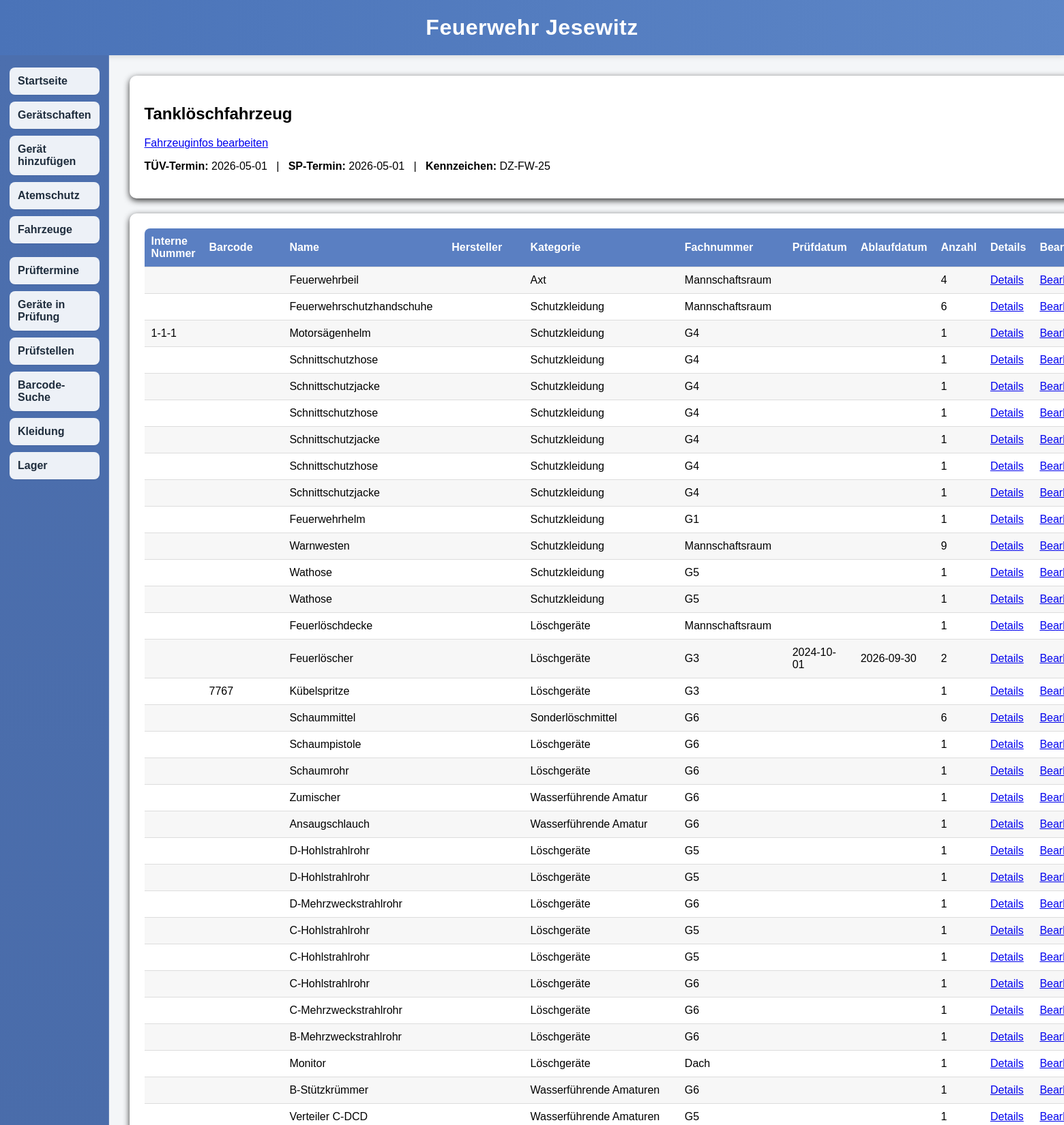
/fahrzeug/tlf (upper part), run on the app's committed database.
### tables this page shows
CREATE TABLE fahrzeuge (
    id INTEGER PRIMARY KEY AUTOINCREMENT,
    schluessel TEXT NOT NULL UNIQUE,
    name TEXT NOT NULL,
    tuev_termin TEXT,
    sp_termin TEXT,
    kennzeichen TEXT,
    schlauchwechsel TEXT
);

CREATE TABLE geraete (
    id INTEGER PRIMARY KEY AUTOINCREMENT,
    interne_nummer TEXT,
    name TEXT,
    kategorie TEXT,
    fahrzeug TEXT,
    fachnummer TEXT,
    pruefdatum TEXT,
    ablaufdatum TEXT,
    anzahl INTEGER,
    bemerkung TEXT,
    hersteller TEXT,
    barcode TEXT
, pruefstatus TEXT DEFAULT 'frei', pruefstelle TEXT, pruefauftrag_datum TEXT);

### app.py (the view)
@app.route("/fahrzeug/<name>")
def fahrzeug(name):
    df = lade_geraete_aus_db()
    mapping = {
        "tlf": ("TLF", "Tanklöschfahrzeug", "fahrzeug"),
        "lf": ("LF", "Löschgruppenfahrzeug", "fahrzeug"),
        "schlauchanhaenger": ("SA", "Schlauchanhänger", "schlauch"),
        "ts": ("TSA", "Tragkraftspritzenanhänger", "none"),
        "boot": ("BoA", "Boot-Anhänger", "none"),
    }
    if name not in mapping:
        return f"Unbekanntes Fahrzeug: {name}"
    fahrzeug_name, titel, typ = mapping[name]
    df = df[df["fahrzeug"] == fahrzeug_name]
    daten = df.to_dict(orient="records")
    fahrzeugdaten = lade_fahrzeugdaten(name)
    return render_template(
        "fahrzeug.html",
        daten=daten,
        titel=titel,
        typ=typ,
        schluessel=name,
        fahrzeugdaten=fahrzeugdaten
    )

### app.py (called while the page is built)
def lade_geraete_aus_db():
    verbindung = sqlite3.connect(DATENBANK)
    df = pd.read_sql_query("SELECT * FROM geraete", verbindung)
    verbindung.close()
    return df

def lade_fahrzeugdaten(schluessel):
    verbindung = sqlite3.connect(DATENBANK)
    verbindung.row_factory = sqlite3.Row
    cursor = verbindung.cursor()
    cursor.execute("SELECT * FROM fahrzeuge WHERE schluessel = ?", (schluessel,))
    fahrzeugdaten = cursor.fetchone()
    verbindung.close()
    return fahrzeugdaten

### templates/fahrzeug.html (shortened to what this page needs)
{% extends "base.html" %}
{% block content %}
<div class="box">
    <h2>{{ titel }}</h2>
    <p>
        <a href="/fahrzeug/{{ schluessel }}/bearbeiten">Fahrzeuginfos bearbeiten</a>
    </p>
    {% if typ == "fahrzeug" %}
        <p>
            <strong>TÜV-Termin:</strong> {{ fahrzeugdaten["tuev_termin"] or "—" }}
            &nbsp; | &nbsp;
            <strong>SP-Termin:</strong> {{ fahrzeugdaten["sp_termin"] or "—" }}
            &nbsp; | &nbsp;
            <strong>Kennzeichen:</strong> {{ fahrzeugdaten["kennzeichen"] or "—" }}
        </p>
    {% elif typ == "schlauch" %}
        <p>
            <strong>Schlauchwechsel durchgeführt:</strong> {{ fahrzeugdaten["schlauchwechsel"] or "—" }}
        </p>
    {% endif %}
</div>
<div class="box">
    <div class="table-wrapper">
        <table class="inventar-tabelle">
            <tr>
                <th>Interne Nummer</th>
                <th>Barcode</th>
                <th>Name</th>
                <th>Hersteller</th>
                <th>Kategorie</th>
                <th>Fachnummer</th>
                <th>Prüfdatum</th>
                <th>Ablaufdatum</th>
                <th>Anzahl</th>
                <th>Details</th>
                <th>Bearbeiten</th>
            </tr>
            {% for item in daten %}
            <tr>
                <td>{{ item["interne_nummer"] }}</td>
                <td>{{ item["barcode"] }}</td>
                <td>{{ item["name"] }}</td>
                <td>{{ item["hersteller"] }}</td>
                <td>{{ item["kategorie"] }}</td>
                <td>{{ item["fachnummer"] }}</td>
                <td>{{ item["pruefdatum"] }}</td>
                <td>{{ item["ablaufdatum"] }}</td>
                <td>{{ item["anzahl"] }}</td>
                <td><a href="/geraet/{{ item['id'] }}">Details</a></td>
                <td><a href="/geraet/{{ item['id'] }}/bearbeiten">Bearbeiten</a></td>
            </tr>
            {% endfor %}
        </table>
    </div>
</div>
{% endblock %}

### templates/base.html (style rules this page uses)
body { margin: 0; font-family: Arial, sans-serif; background-color: #f4f6f8; }
.box { background: white; padding: 22px; margin-bottom: 22px; border-radius: 10px; box-shadow: 0 3px 10px rgba(0,0,0,0.8); }
.table-wrapper { max-height: 60vh; overflow-y: auto; overflow-x: auto; border-radius: 8px; }
.inventar-tabelle { width: 100%; border-collapse: collapse; min-width: 1000px; background: white; }
.inventar-tabelle th { position: sticky; top: 0; background-color: #5a7fc2; color: white; z-index: 2; }
.inventar-tabelle th, .inventar-tabelle td { padding: 10px; text-align: left; border-bottom: 1px solid #ddd; }
.inventar-tabelle tr:nth-child(even) { background-color: #f7f7f7; }

### data on the page
fahrzeuge: name "Tanklöschfahrzeug", tuev_termin "2026-05-01", sp_termin "2026-05-01", kennzeichen "DZ-FW-25"
geraete: name "Feuerwehrbeil", kategorie "Axt", fachnummer "Mannschaftsraum", anzahl "4"
geraete: name "Feuerwehrschutzhandschuhe", kategorie "Schutzkleidung", fachnummer "Mannschaftsraum", anzahl "6"
geraete: interne_nummer "1-1-1", name "Motorsägenhelm", kategorie "Schutzkleidung", fachnummer "G4", anzahl "1"
geraete: name "Schnittschutzhose", kategorie "Schutzkleidung", fachnummer "G4", anzahl "1"
geraete: name "Schnittschutzjacke", kategorie "Schutzkleidung", fachnummer "G4", anzahl "1"
geraete: name "Schnittschutzhose", kategorie "Schutzkleidung", fachnummer "G4", anzahl "1"
geraete: name "Schnittschutzjacke", kategorie "Schutzkleidung", fachnummer "G4", anzahl "1"
geraete: name "Schnittschutzhose", kategorie "Schutzkleidung", fachnummer "G4", anzahl "1"
geraete: name "Schnittschutzjacke", kategorie "Schutzkleidung", fachnummer "G4", anzahl "1"
geraete: name "Feuerwehrhelm", kategorie "Schutzkleidung", fachnummer "G1", anzahl "1"
geraete: name "Warnwesten", kategorie "Schutzkleidung", fachnummer "Mannschaftsraum", anzahl "9"
geraete: name "Wathose", kategorie "Schutzkleidung", fachnummer "G5", anzahl "1"
geraete: name "Wathose", kategorie "Schutzkleidung", fachnummer "G5", anzahl "1"
geraete: name "Feuerlöschdecke", kategorie "Löschgeräte", fachnummer "Mannschaftsraum", anzahl "1"
geraete: name "Feuerlöscher", kategorie "Löschgeräte", fachnummer "G3", pruefdatum "2024-10-01", ablaufdatum "2026-09-30", anzahl "2"
geraete: barcode "7767", name "Kübelspritze", kategorie "Löschgeräte", fachnummer "G3", anzahl "1"
geraete: name "Schaummittel", kategorie "Sonderlöschmittel", fachnummer "G6", anzahl "6"
geraete: name "Schaumpistole", kategorie "Löschgeräte", fachnummer "G6", anzahl "1"
geraete: name "Schaumrohr", kategorie "Löschgeräte", fachnummer "G6", anzahl "1"
geraete: name "Zumischer", kategorie "Wasserführende Amatur", fachnummer "G6", anzahl "1"
geraete: name "Ansaugschlauch", kategorie "Wasserführende Amatur", fachnummer "G6", anzahl "1"
geraete: name "D-Hohlstrahlrohr", kategorie "Löschgeräte", fachnummer "G5", anzahl "1"
geraete: name "D-Hohlstrahlrohr", kategorie "Löschgeräte", fachnummer "G5", anzahl "1"
geraete: name "D-Mehrzweckstrahlrohr", kategorie "Löschgeräte", fachnummer "G6", anzahl "1"
geraete: name "C-Hohlstrahlrohr", kategorie "Löschgeräte", fachnummer "G5", anzahl "1"
geraete: name "C-Hohlstrahlrohr", kategorie "Löschgeräte", fachnummer "G5", anzahl "1"
geraete: name "C-Hohlstrahlrohr", kategorie "Löschgeräte", fachnummer "G6", anzahl "1"
geraete: name "C-Mehrzweckstrahlrohr", kategorie "Löschgeräte", fachnummer "G6", anzahl "1"
geraete: name "B-Mehrzweckstrahlrohr", kategorie "Löschgeräte", fachnummer "G6", anzahl "1"
geraete: name "Monitor", kategorie "Löschgeräte", fachnummer "Dach", anzahl "1"
geraete: name "B-Stützkrümmer", kategorie "Wasserführende Amaturen", fachnummer "G6", anzahl "1"
geraete: name "Verteiler C-DCD", kategorie "Wasserführende Amaturen", fachnummer "G5", anzahl "1"
